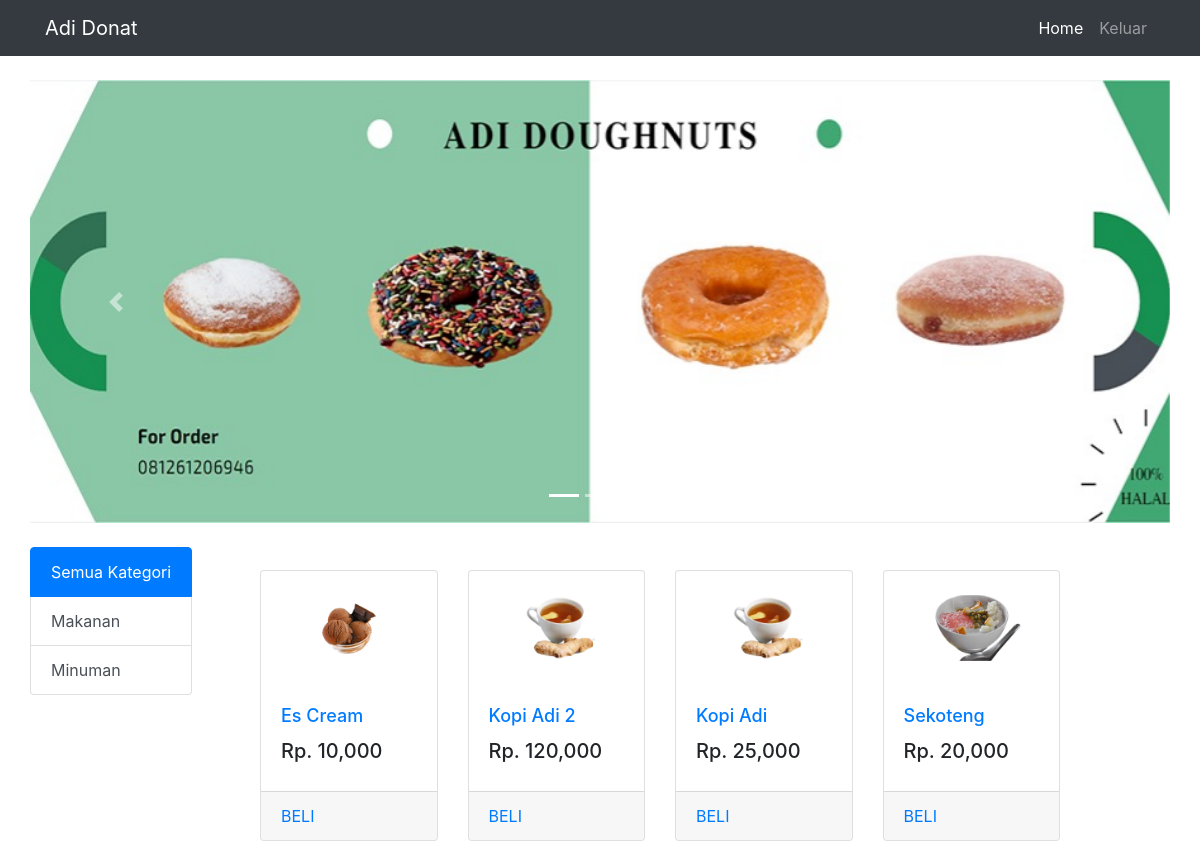
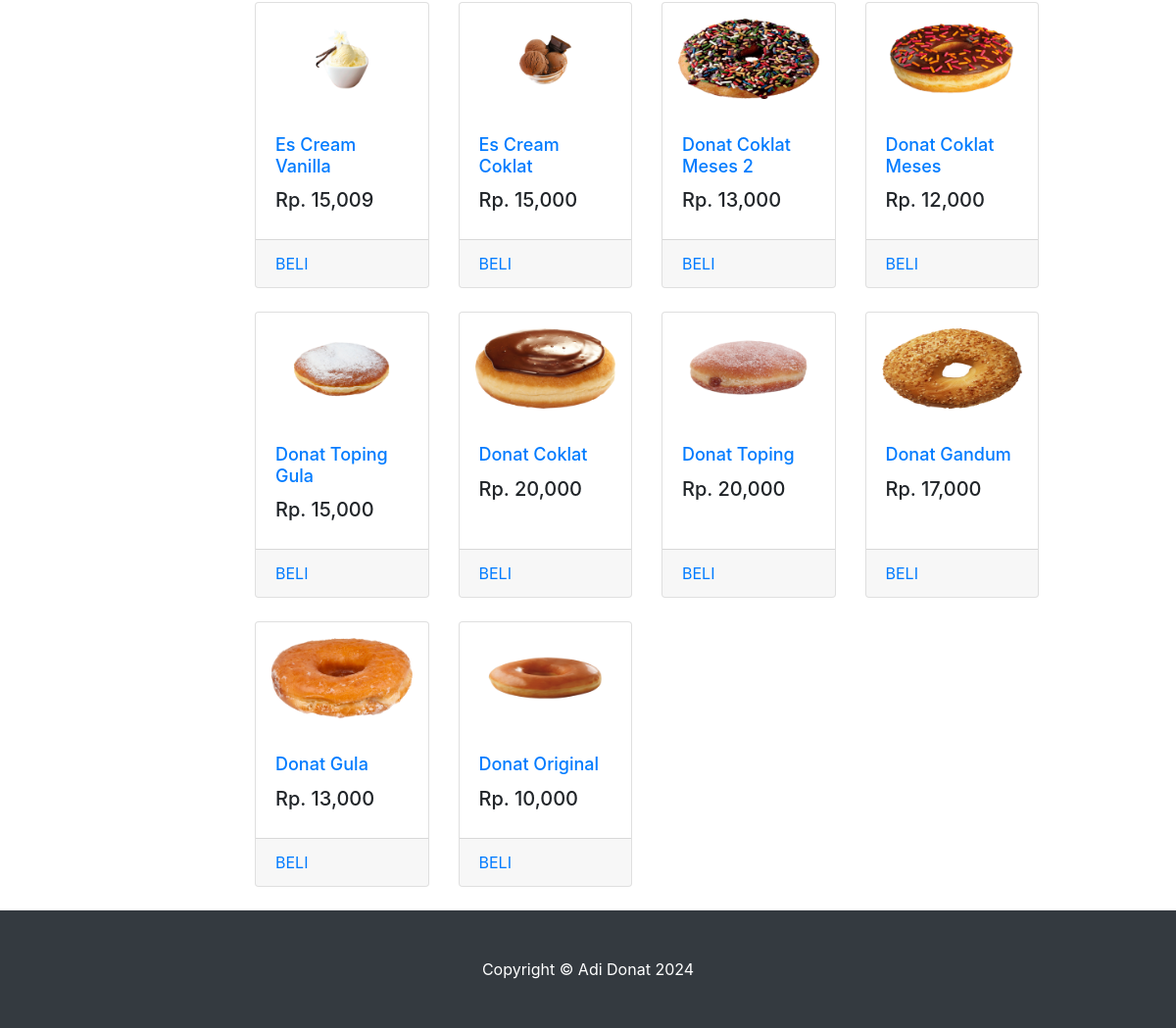
The page / on the database its author committed (2 pictures, top to bottom).
### tables this page shows
CREATE TABLE `kategori` (
  `id_kategori` int(5) NOT NULL,
  `nama_kategori` varchar(40) NOT NULL
);

CREATE TABLE `produk` (
  `id_produk` int(5) NOT NULL,
  `nama_produk` varchar(100) NOT NULL,
  `stok_produk` int(5) NOT NULL,
  `gambar_produk` varchar(200) NOT NULL,
  `harga_produk` int(10) NOT NULL,
  `id_kategori` int(5) NOT NULL
);

### index.php (the view, shortened to what this page needs)
<?php
    include "includes/header.php";
    if(isset($_GET['filter'])){
        $query = mysqli_query($link, "SELECT * FROM produk WHERE id_kategori = '".$_GET['filter']."'");
        $data = mysqli_fetch_assoc($query);
    }else{
        $query = mysqli_query($link, "SELECT * FROM produk order by id_produk DESC");
        $data = mysqli_fetch_assoc($query);
    }
?>
<div class="row">
<div class="col-md-13">
    <div id="carouselExampleIndicators" class="carousel slide my-4" data-ride="carousel">
        <ol class="carousel-indicators">
            <li data-target="#carouselExampleIndicators" data-slide-to="0" class="active"></li>
            <li data-target="#carouselExampleIndicators" data-slide-to="1"></li>
            <li data-target="#carouselExampleIndicators" data-slide-to="2"></li>
        </ol>
        <div class="carousel-inner" role="listbox">
            <div class="carousel-item active">
                <img class="d-block img-fluid" style="width:1200px" src="assets/images/b1.jpeg" alt="First slide">
            </div>
        </div>
        <a class="carousel-control-prev" href="#carouselExampleIndicators" role="button" data-slide="prev">
            <span class="carousel-control-prev-icon" aria-hidden="true"></span>
        </a>
        <a class="carousel-control-next" href="#carouselExampleIndicators" role="button" data-slide="next">
            <span class="carousel-control-next-icon" aria-hidden="true"></span>
        </a>
    </div>
</div>
<div class="list-group">
        <a href="<?=BASE_URL;?>" class="list-group-item list-group-item-action active" aria-current="true">
            Semua Kategori
        </a>
        <?php
            $Qkategori = mysqli_query($link, "SELECT * FROM kategori order by nama_kategori ASC");
            $kategori = mysqli_fetch_assoc($Qkategori);
            do {
        ?>
        <a href="?filter=<?=$kategori['id_kategori'];?>" class="list-group-item list-group-item-action"><?=$kategori['nama_kategori'];?></a>
        <?php
            }while($kategori = mysqli_fetch_assoc($Qkategori));
        ?>
    </div>
<div class="col-lg-11">
    <div class="row " style="margin-left: 200px; margin-top: -125px;">
        <?php
            if(mysqli_num_rows($query) > 0){
                do{
        ?>
                <div class="col-lg-3 col-md-6 mb-4">
                    <div class="card w-20 h-100">
                        <a href="tampil.php?id=<?=$data['id_produk'];?>"><img class="card-img-top p-3" src="<?=BASE_URL;?>assets/images/<?=$data['gambar_produk'];?>" alt=""></a>
                        <div class="card-body">
                            <h4 class="card-title text-sm-3" style="font-size : 18px;">
                                <a href="tampil.php?id=<?=$data['id_produk'];?>"><?=$data['nama_produk'];?></a>
                            </h4>
                            <h5>Rp. <?=number_format($data['harga_produk']);?></h5>
                        </div>
                        <div class="card-footer">
                            <a href="tampil.php?id=<?=$data['id_produk'];?>">BELI</a>
                        </div>
                    </div>
                </div>
        <?php
                    }while($data = mysqli_fetch_assoc($query));
            }else{
                echo "Tidak Ada Produk!";
            }
        ?>
    </div>
</div>
</div>
<?php include "includes/footer.php"; ?>

### includes/header.php (shortened to what this page needs)
<!DOCTYPE html>
<html lang="en">
<head>
    <link href="<?=BASE_URL;?>assets/vendor/bootstrap/css/bootstrap.min.css" rel="stylesheet">
    <link href="<?=BASE_URL;?>assets/css/shop-homepage.css" rel="stylesheet">
</head>
<body>
    <nav class="navbar navbar-expand-lg navbar-dark bg-dark fixed-top">
        <div class="container">
            <a class="navbar-brand" href="<?=BASE_URL;?>">Adi Donat</a>
            <div class="collapse navbar-collapse" id="navbarResponsive">
                <ul class="navbar-nav ml-auto">
                    <li class="nav-item active">
                        <a class="nav-link" href="<?=BASE_URL;?>">Home
            </a>
                    </li>
                    <li class="nav-item">
                        <a class="nav-link" href="home.php">Keluar</a>
                    </li>
                </ul>
            </div>
        </div>
    </nav>
    <div class="container">

### includes/footer.php (shortened to what this page needs)
</div>
    <footer class="py-5 bg-dark">
        <div class="container">
            <p class="m-0 text-center text-white">Copyright &copy; <?=WEBNAME;?> <?=date('Y');?></p>
        </div>
    </footer>
</body>
</html>

### assets/css/shop-homepage.css (style rules this page uses)
body { padding-top: 56px; }

### rows shown on the page
kategori: nama_kategori "Makanan"
kategori: nama_kategori "Minuman"
produk: gambar_produk (picture), nama_produk "Es Cream", harga_produk "10,000"
produk: gambar_produk (picture), nama_produk "Kopi Adi 2", harga_produk "120,000"
produk: gambar_produk (picture), nama_produk "Kopi Adi", harga_produk "25,000"
produk: gambar_produk (picture), nama_produk "Sekoteng", harga_produk "20,000"
produk: gambar_produk (picture), nama_produk "Es Cream Vanilla", harga_produk "15,009"
produk: gambar_produk (picture), nama_produk "Es Cream Coklat", harga_produk "15,000"
produk: gambar_produk (picture), nama_produk "Donat Coklat Meses 2", harga_produk "13,000"
produk: gambar_produk (picture), nama_produk "Donat Coklat Meses", harga_produk "12,000"
produk: gambar_produk (picture), nama_produk "Donat Toping Gula", harga_produk "15,000"
produk: gambar_produk (picture), nama_produk "Donat Coklat", harga_produk "20,000"
produk: gambar_produk (picture), nama_produk "Donat Toping", harga_produk "20,000"
produk: gambar_produk (picture), nama_produk "Donat Gandum", harga_produk "17,000"
produk: gambar_produk (picture), nama_produk "Donat Gula", harga_produk "13,000"
produk: gambar_produk (picture), nama_produk "Donat Original", harga_produk "10,000"

### other values the page prints
WEBNAME "Adi Donat"
